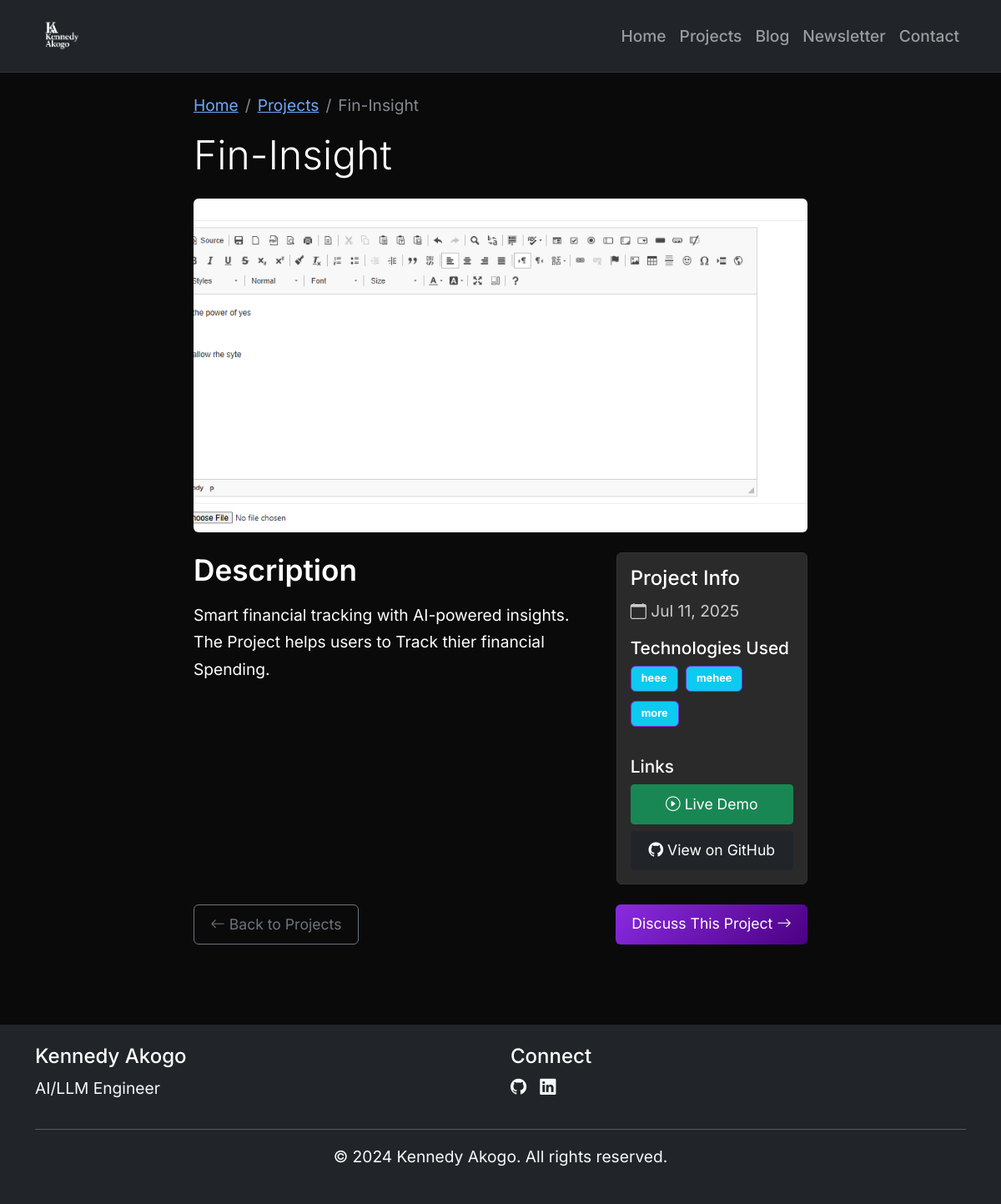
The app's page /projects/2/ with its own data.
### portfolio/models.py (models this page shows, shortened)
class Project(models.Model):
    title = models.CharField(max_length=200)
    description = models.TextField()
    tags = TaggableManager(help_text="A comma-separated list of tags.")
    github_url = models.URLField(blank=True, null=True, help_text="GitHub repository URL")
    live_demo_url = models.URLField(blank=True, null=True, help_text="Live demo/deployment URL")
    created_at = models.DateTimeField(auto_now_add=True)
    updated_at = models.DateTimeField(auto_now=True)
    class Meta:
        ordering = ['-created_at']

class ProjectImage(models.Model):
    project = models.ForeignKey(Project, related_name='images', on_delete=models.CASCADE)
    image = models.ImageField(upload_to='project_images/')
    alt_text = models.CharField(max_length=200, blank=True)

### portfolio/views.py (the view)
# urls.py: path('projects/<int:pk>/', views.project_detail, name='project_detail'),
def project_detail(request, pk):
    project = get_object_or_404(Project, pk=pk)
    return render(request, 'portfolio/project_detail.html', {
        'project': project
    })

### portfolio/templates/portfolio/project_detail.html (shortened to what this page needs)
{% extends 'base.html' %}
{% load static %}
{% load portfolio_extras %}
{% block content %}
<div class="container py-5">
    <div class="row">
        <div class="col-lg-8 mx-auto">
            <nav aria-label="breadcrumb">
                <ol class="breadcrumb">
                    <li class="breadcrumb-item"><a href="{% url 'home' %}">Home</a></li>
                    <li class="breadcrumb-item"><a href="{% url 'projects' %}">Projects</a></li>
                    <li class="breadcrumb-item active">{{ project.title }}</li>
                </ol>
            </nav>
            <h1 class="display-5 mb-4">{{ project.title }}</h1>
            {% if project.images.all %}
            <div id="projectCarousel" class="carousel slide mb-4" data-bs-ride="carousel">
                <div class="carousel-inner">
                    {% for image in project.images.all %}
                    <div class="carousel-item {% if forloop.first %}active{% endif %}">
                        <img src="{{ image.image.url }}" class="d-block w-100 rounded" alt="{{ image.alt_text|default:project.title }}" style="height: 400px; object-fit: cover;">
                    </div>
                    {% endfor %}
                </div>
            </div>
            {% endif %}
            <div class="row mb-4">
                <div class="col-md-8">
                    <h3>Description</h3>
                    <p class="lead">{{ project.description|linebreaks }}</p>
                </div>
                <div class="col-md-4">
                    <div class="card">
                        <div class="card-body">
                            <h5 class="card-title">Project Info</h5>
                            <p class="text-muted mb-2">
                                <i class="bi bi-calendar"></i> {{ project.created_at|date:"M d, Y" }}
                            </p>
                            <h6 class="mt-3">Technologies Used</h6>
                            <div class="tech-stack">
                                {% for tag in project.tags.all %}
                                    <span class="badge me-1 mb-1">{{ tag.name }}</span>
                                {% endfor %}
                            </div>
                            {% if project.live_demo_url or project.github_url %}
                            <div class="mt-4">
                                <h6>Links</h6>
                                <div class="d-flex flex-column gap-2">
                                    {% if project.live_demo_url %}
                                    <a href="{{ project.live_demo_url }}" class="btn btn-success btn-sm" target="_blank" rel="noopener">
                                        <i class="bi bi-play-circle"></i> Live Demo
                                    </a>
                                    {% endif %}
                                    {% if project.github_url %}
                                    <a href="{{ project.github_url }}" class="btn btn-dark btn-sm" target="_blank" rel="noopener">
                                        <i class="bi bi-github"></i> View on GitHub
                                    </a>
                                    {% endif %}
                                </div>
                            </div>
                            {% endif %}
                        </div>
                    </div>
                </div>
            </div>
            <div class="d-flex justify-content-between">
                <a href="{% url 'projects' %}" class="btn btn-outline-secondary">
                    <i class="bi bi-arrow-left"></i> Back to Projects
                </a>
                <a href="{% url 'contact' %}" class="btn btn-primary">
                    Discuss This Project <i class="bi bi-arrow-right"></i>
                </a>
            </div>
        </div>
    </div>
</div>
{% endblock %}

### portfolio/static/portfolio/css/styles.css (style rules this page uses)
body { font-family: 'Inter', -apple-system, BlinkMacSystemFont, 'Segoe UI', Roboto, sans-serif; font-size: 1.2rem; font-weight: 400; }
:root { --bs-primary: #8A2BE2; --bs-secondary: #6c757d; --bs-success: #198754; --bs-info: #0dcaf0; --bs-warning: #ffc107; --bs-danger: #dc3545; --bs-light: #f8f9fa; --bs-dark: #212529; --dark-bg: #0a0a0a; --dark-surface: #1a1a1a; --dark-card: #2a2a2a; --dark-border: #333333; --dark-text: #ffffff; --dark-text-muted: #cccccc; --accent-gradient: linear-gradient(135deg, #8A2BE2 0%, #4B0082 100%); --hover-glow: rgba(138, 43, 226, 0.3); }
[data-bs-theme="dark"] { --bs-body-bg: var(--dark-bg); --bs-body-color: var(--dark-text); --bs-navbar-bg: var(--dark-surface); --bs-card-bg: var(--dark-card); --bs-border-color: var(--dark-border); }
body { transition: all 0.3s ease; }
[data-bs-theme="dark"] body { background: var(--dark-bg) !important; color: var(--dark-text) !important; }
.card { backdrop-filter: blur(10px); transition: all 0.4s cubic-bezier(0.175, 0.885, 0.32, 1.275); position: relative; overflow: hidden; }
[data-bs-theme="dark"] .card { background: var(--dark-card) !important; border: 1px solid var(--dark-border) !important; }
.card::before { content: ''; position: absolute; top: 0; left: -100%; width: 100%; height: 100%; background: linear-gradient(90deg, transparent, rgba(255,255,255,0.1), transparent); transition: left 0.5s ease; }
[data-bs-theme="dark"] .text-muted { color: var(--dark-text-muted) !important; }
[data-bs-theme="dark"] h1, [data-bs-theme="dark"] h2, [data-bs-theme="dark"] h3, [data-bs-theme="dark"] h4, [data-bs-theme="dark"] h5, [data-bs-theme="dark"] h6 { color: var(--dark-text) !important; }
p { font-size: 1.2rem; line-height: 1.7; font-weight: 400; }
.lead { font-size: 1.6rem; font-weight: 400; }
h1 { font-size: 3.2rem; font-weight: 700; }
h3 { font-size: 2.2rem; font-weight: 600; }
h5 { font-size: 1.5rem; font-weight: 500; }
h6 { font-size: 1.3rem; font-weight: 500; }
.btn { font-size: 1.1rem; padding: 0.6rem 1.2rem; }
.card { transition: transform 0.3s ease, box-shadow 0.3s ease; }
.tech-stack .badge { font-size: 0.8rem; padding: 0.5rem 0.75rem; transition: all 0.3s ease; position: relative; overflow: hidden; background-color: transparent; color: var(--bs-body-color); border: 1px solid var(--bs-primary); }
.tech-stack .badge::before { content: ''; position: absolute; top: 0; left: -100%; width: 100%; height: 100%; background: linear-gradient(90deg, transparent, rgba(255,255,255,0.2), transparent); transition: left 0.5s ease; }
.fade-in { animation: fadeInUp 0.8s ease-out; }
html { scroll-behavior: smooth; }
.btn { transition: all 0.3s cubic-bezier(0.175, 0.885, 0.32, 1.275); position: relative; overflow: hidden; z-index: 1; }
.btn::before { content: ''; position: absolute; top: 0; left: -100%; width: 100%; height: 100%; background: linear-gradient(90deg, transparent, rgba(255,255,255,0.2), transparent); transition: left 0.5s ease; z-index: -1; }
.btn-primary { background: var(--accent-gradient); border: none; }
.btn-success { --bs-btn-bg: #198754; --bs-btn-border-color: #198754; --bs-btn-hover-bg: #157347; --bs-btn-hover-border-color: #146c43; }
.badge { background-color: var(--bs-primary) !important; color: white; }
[data-bs-theme="dark"] .badge { background-color: var(--bs-info) !important; }
.carousel-item img { height: 400px; object-fit: cover; }

### records on screen
Project: title "Fin-Insight", description "Smart financial tracking with AI-powered insights. The Project helps users to Track thier financial Spending.", created_at "Jul 11, 2025"
ProjectImage: image (picture)
Tag: name "heee"
Tag: name "mehee"
Tag: name "more"
